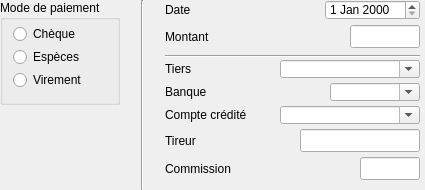
      <widget class="QFrame" name="TypePaiementframe">
       <property name="minimumSize">
        <size>
         <width>425</width>
         <height>0</height>
        </size>
       </property>
       <property name="maximumSize">
        <size>
         <width>425</width>
         <height>190</height>
        </size>
       </property>
       <property name="frameShape">
        <enum>QFrame::NoFrame</enum>
       </property>
       <property name="frameShadow">
        <enum>QFrame::Raised</enum>
       </property>
       <layout class="QHBoxLayout" name="horizontalLayout_8">
        <property name="spacing">
         <number>0</number>
        </property>
        <property name="leftMargin">
         <number>0</number>
        </property>
        <property name="topMargin">
         <number>0</number>
        </property>
        <property name="rightMargin">
         <number>0</number>
        </property>
        <property name="bottomMargin">
         <number>0</number>
        </property>
        <item>
         <widget class="QWidget" name="ModePaiementWIdget" native="true">
          <property name="minimumSize">
           <size>
            <width>0</width>
            <height>190</height>
           </size>
          </property>
          <property name="maximumSize">
           <size>
            <width>16777215</width>
            <height>190</height>
           </size>
          </property>
          <layout class="QVBoxLayout" name="verticalLayout_2">
           <property name="spacing">
            <number>0</number>
           </property>
           <property name="leftMargin">
            <number>0</number>
           </property>
           <property name="topMargin">
            <number>0</number>
           </property>
           <property name="rightMargin">
            <number>0</number>
           </property>
           <property name="bottomMargin">
            <number>0</number>
           </property>
           <item>
            <widget class="QGroupBox" name="PaiementgroupBox">
             <property name="minimumSize">
              <size>
               <width>120</width>
               <height>105</height>
              </size>
             </property>
             <property name="maximumSize">
              <size>
               <width>120</width>
               <height>105</height>
              </size>
             </property>
             <property name="focusPolicy">
              <enum>Qt::NoFocus</enum>
             </property>
             <property name="title">
              <string>Mode de paiement</string>
             </property>
             <property name="flat">
              <bool>false</bool>
             </property>
             <property name="checkable">
              <bool>false</bool>
             </property>
             <widget class="QRadioButton" name="ChequeradioButton">
              <property name="geometry">
               <rect>
                <x>13</x>
                <y>24</y>
                <width>72</width>
                <height>20</height>
               </rect>
              </property>
              <property name="focusPolicy">
               <enum>Qt::StrongFocus</enum>
              </property>
              <property name="text">
               <string>Chèque</string>
              </property>
             </widget>
             <widget class="QRadioButton" name="EspecesradioButton">
              <property name="geometry">
               <rect>
                <x>13</x>
                <y>47</y>
                <width>76</width>
                <height>20</height>
               </rect>
              </property>
              <property name="focusPolicy">
               <enum>Qt::StrongFocus</enum>
              </property>
              <property name="text">
               <string>Espèces</string>
              </property>
             </widget>
             <widget class="QRadioButton" name="VirementradioButton">
              <property name="geometry">
               <rect>
                <x>13</x>
                <y>70</y>
                <width>80</width>
                <height>20</height>
               </rect>
              </property>
              <property name="focusPolicy">
               <enum>Qt::StrongFocus</enum>
              </property>
              <property name="text">
               <string>Virement</string>
              </property>
             </widget>
            </widget>
           </item>
           <item>
            <spacer name="verticalSpacer_2">
             <property name="orientation">
              <enum>Qt::Vertical</enum>
             </property>
             <property name="sizeHint" stdset="0">
              <size>
               <width>20</width>
               <height>40</height>
              </size>
             </property>
            </spacer>
           </item>
          </layout>
         </widget>
        </item>
        <item>
         <spacer name="horizontalSpacer_9">
          <property name="orientation">
           <enum>Qt::Horizontal</enum>
          </property>
          <property name="sizeHint" stdset="0">
           <size>
            <width>0</width>
            <height>20</height>
           </size>
          </property>
         </spacer>
        </item>
        <item>
         <widget class="Line" name="line">
          <property name="orientation">
           <enum>Qt::Vertical</enum>
          </property>
         </widget>
        </item>
        <item>
         <spacer name="horizontalSpacer_10">
          <property name="orientation">
           <enum>Qt::Horizontal</enum>
          </property>
          <property name="sizeHint" stdset="0">
           <size>
            <width>0</width>
            <height>20</height>
           </size>
          </property>
         </spacer>
        </item>
        <item>
         <widget class="QWidget" name="ComptaWidget" native="true">
          <property name="minimumSize">
           <size>
            <width>260</width>
            <height>190</height>
           </size>
          </property>
          <property name="maximumSize">
           <size>
            <width>260</width>
            <height>190</height>
           </size>
          </property>
          <layout class="QVBoxLayout" name="verticalLayout_8">
           <property name="spacing">
            <number>0</number>
           </property>
           <property name="leftMargin">
            <number>0</number>
           </property>
           <property name="topMargin">
            <number>0</number>
           </property>
           <property name="rightMargin">
            <number>0</number>
           </property>
           <property name="bottomMargin">
            <number>0</number>
           </property>
           <item>
            <widget class="QWidget" name="MontantDateWidget" native="true">
             <property name="minimumSize">
              <size>
               <width>260</width>
               <height>60</height>
              </size>
             </property>
             <property name="maximumSize">
              <size>
               <width>260</width>
               <height>60</height>
              </size>
             </property>
             <layout class="QVBoxLayout" name="verticalLayout">
              <property name="spacing">
               <number>5</number>
              </property>
              <property name="leftMargin">
               <number>0</number>
              </property>
              <property name="topMargin">
               <number>0</number>
              </property>
              <property name="rightMargin">
               <number>5</number>
              </property>
              <property name="bottomMargin">
               <number>0</number>
              </property>
              <item>
               <widget class="QWidget" name="DateWidget" native="true">
                <layout class="QHBoxLayout" name="horizontalLayout_7" stretch="0,0,0">
                 <property name="spacing">
                  <number>0</number>
                 </property>
                 <property name="leftMargin">
                  <number>0</number>
                 </property>
                 <property name="topMargin">
                  <number>0</number>
                 </property>
                 <property name="rightMargin">
                  <number>0</number>
                 </property>
                 <property name="bottomMargin">
                  <number>0</number>
                 </property>
                 <item>
                  <widget class="QLabel" name="Datelabel">
                   <property name="text">
                    <string>Date</string>
                   </property>
                  </widget>
                 </item>
                 <item>
                  <spacer name="horizontalSpacer_7">
                   <property name="orientation">
                    <enum>Qt::Horizontal</enum>
                   </property>
                   <property name="sizeHint" stdset="0">
                    <size>
                     <width>5</width>
                     <height>20</height>
                    </size>
                   </property>
                  </spacer>
                 </item>
                 <item>
                  <widget class="QDateEdit" name="dateEdit">
                   <property name="minimumSize">
                    <size>
                     <width>0</width>
                     <height>20</height>
                    </size>
                   </property>
                   <property name="buttonSymbols">
                    <enum>QAbstractSpinBox::UpDownArrows</enum>
                   </property>
                   <property name="maximumDate">
                    <date>
                     <year>2050</year>
                     <month>12</month>
                     <day>31</day>
                    </date>
                   </property>
                   <property name="minimumDate">
                    <date>
                     <year>1990</year>
                     <month>1</month>
                     <day>1</day>
                    </date>
                   </property>
                  </widget>
                 </item>
                </layout>
               </widget>
              </item>
              <item>
               <widget class="QWidget" name="MontantWidget" native="true">
                <layout class="QHBoxLayout" name="horizontalLayout_6" stretch="0,0,0">
                 <property name="spacing">
                  <number>0</number>
                 </property>
                 <property name="leftMargin">
                  <number>0</number>
                 </property>
                 <property name="topMargin">
                  <number>0</number>
                 </property>
                 <property name="rightMargin">
                  <number>0</number>
                 </property>
                 <property name="bottomMargin">
                  <number>0</number>
                 </property>
                 <item>
                  <widget class="QLabel" name="Montantlabel">
                   <property name="text">
                    <string>Montant</string>
                   </property>
                  </widget>
                 </item>
                 <item>
                  <spacer name="horizontalSpacer_6">
                   <property name="orientation">
                    <enum>Qt::Horizontal</enum>
                   </property>
                   <property name="sizeHint" stdset="0">
                    <size>
                     <width>5</width>
                     <height>20</height>
                    </size>
                   </property>
                  </spacer>
                 </item>
                 <item>
                  <widget class="QLineEdit" name="MontantlineEdit">
                   <property name="minimumSize">
                    <size>
                     <width>0</width>
                     <height>23</height>
                    </size>
                   </property>
                   <property name="maximumSize">
                    <size>
                     <width>70</width>
                     <height>16777215</height>
                    </size>
                   </property>
                   <property name="maxLength">
                    <number>10</number>
                   </property>
                  </widget>
                 </item>
                </layout>
               </widget>
              </item>
              <item>
               <spacer name="verticalSpacer_5">
                <property name="orientation">
                 <enum>Qt::Vertical</enum>
                </property>
                <property name="sizeHint" stdset="0">
                 <size>
                  <width>20</width>
                  <height>40</height>
                 </size>
                </property>
               </spacer>
              </item>
              <item>
               <widget class="Line" name="line_3">
                <property name="minimumSize">
                 <size>
                  <width>0</width>
                  <height>7</height>
                 </size>
                </property>
                <property name="orientation">
                 <enum>Qt::Horizontal</enum>
                </property>
               </widget>
              </item>
             </layout>
            </widget>
           </item>
           <item>
            <widget class="QWidget" name="DetailsPaiementWidget" native="true">
             <property name="minimumSize">
              <size>
               <width>260</width>
               <height>130</height>
              </size>
             </property>
             <property name="maximumSize">
              <size>
               <width>260</width>
               <height>130</height>
              </size>
             </property>
             <layout class="QVBoxLayout" name="verticalLayout_7">
              <property name="spacing">
               <number>5</number>
              </property>
              <property name="leftMargin">
               <number>0</number>
              </property>
              <property name="topMargin">
               <number>0</number>
              </property>
              <property name="rightMargin">
               <number>5</number>
              </property>
              <property name="bottomMargin">
               <number>0</number>
              </property>
              <item>
               <widget class="QWidget" name="TiersWidget" native="true">
                <layout class="QHBoxLayout" name="horizontalLayout_5" stretch="0,0,0">
                 <property name="spacing">
                  <number>0</number>
                 </property>
                 <property name="leftMargin">
                  <number>0</number>
                 </property>
                 <property name="topMargin">
                  <number>0</number>
                 </property>
                 <property name="rightMargin">
                  <number>0</number>
                 </property>
                 <property name="bottomMargin">
                  <number>0</number>
                 </property>
                 <item>
                  <widget class="QLabel" name="TiersPayeurlabel">
                   <property name="maximumSize">
                    <size>
                     <width>16777215</width>
                     <height>15</height>
                    </size>
                   </property>
                   <property name="text">
                    <string>Tiers</string>
                   </property>
                  </widget>
                 </item>
                 <item>
                  <spacer name="horizontalSpacer_5">
                   <property name="orientation">
                    <enum>Qt::Horizontal</enum>
                   </property>
                   <property name="sizeHint" stdset="0">
                    <size>
                     <width>5</width>
                     <height>10</height>
                    </size>
                   </property>
                  </spacer>
                 </item>
                 <item>
                  <widget class="UpComboBox" name="TiersupComboBox">
                   <property name="minimumSize">
                    <size>
                     <width>140</width>
                     <height>18</height>
                    </size>
                   </property>
                   <property name="maximumSize">
                    <size>
                     <width>140</width>
                     <height>16777215</height>
                    </size>
                   </property>
                   <property name="editable">
                    <bool>true</bool>
                   </property>
                  </widget>
                 </item>
                </layout>
               </widget>
              </item>
              <item>
               <widget class="QWidget" name="BanqueWidget" native="true">
                <layout class="QHBoxLayout" name="horizontalLayout_4" stretch="0,0,0">
                 <property name="spacing">
                  <number>0</number>
                 </property>
                 <property name="leftMargin">
                  <number>0</number>
                 </property>
                 <property name="topMargin">
                  <number>0</number>
                 </property>
                 <property name="rightMargin">
                  <number>0</number>
                 </property>
                 <property name="bottomMargin">
                  <number>0</number>
                 </property>
                 <item>
                  <widget class="QLabel" name="Banquelabel">
                   <property name="maximumSize">
                    <size>
                     <width>16777215</width>
                     <height>15</height>
                    </size>
                   </property>
                   <property name="text">
                    <string>Banque</string>
                   </property>
                  </widget>
                 </item>
                 <item>
                  <spacer name="horizontalSpacer_4">
                   <property name="orientation">
                    <enum>Qt::Horizontal</enum>
                   </property>
                   <property name="sizeHint" stdset="0">
                    <size>
                     <width>5</width>
                     <height>10</height>
                    </size>
                   </property>
                  </spacer>
                 </item>
                 <item>
                  <widget class="QComboBox" name="BanqueChequecomboBox">
                   <property name="minimumSize">
                    <size>
                     <width>90</width>
                     <height>18</height>
                    </size>
                   </property>
                   <property name="maximumSize">
                    <size>
                     <width>90</width>
                     <height>16777215</height>
                    </size>
                   </property>
                   <property name="editable">
                    <bool>true</bool>
                   </property>
                   <property name="insertPolicy">
                    <enum>QComboBox::NoInsert</enum>
                   </property>
                  </widget>
                 </item>
                </layout>
               </widget>
              </item>
              <item>
               <widget class="QWidget" name="CompteWidget" native="true">
                <layout class="QHBoxLayout" name="horizontalLayout_3" stretch="0,0,0">
                 <property name="spacing">
                  <number>0</number>
                 </property>
                 <property name="leftMargin">
                  <number>0</number>
                 </property>
                 <property name="topMargin">
                  <number>0</number>
                 </property>
                 <property name="rightMargin">
                  <number>0</number>
                 </property>
                 <property name="bottomMargin">
                  <number>0</number>
                 </property>
                 <item>
                  <widget class="QLabel" name="CompteCreditelabel">
                   <property name="maximumSize">
                    <size>
                     <width>16777215</width>
                     <height>15</height>
                    </size>
                   </property>
                   <property name="text">
                    <string>Compte crédité</string>
                   </property>
                  </widget>
                 </item>
                 <item>
                  <spacer name="horizontalSpacer_3">
                   <property name="orientation">
                    <enum>Qt::Horizontal</enum>
                   </property>
                   <property name="sizeHint" stdset="0">
                    <size>
                     <width>5</width>
                     <height>10</height>
                    </size>
                   </property>
                  </spacer>
                 </item>
                 <item>
                  <widget class="QComboBox" name="ComptesupComboBox">
                   <property name="minimumSize">
                    <size>
                     <width>140</width>
                     <height>18</height>
                    </size>
                   </property>
                   <property name="maximumSize">
                    <size>
                     <width>140</width>
                     <height>16777215</height>
                    </size>
                   </property>
                   <property name="editable">
                    <bool>true</bool>
                   </property>
                  </widget>
                 </item>
                </layout>
               </widget>
              </item>
              <item>
               <widget class="QWidget" name="TireurWidget" native="true">
                <layout class="QHBoxLayout" name="horizontalLayout_2">
                 <property name="spacing">
                  <number>0</number>
                 </property>
                 <property name="leftMargin">
                  <number>0</number>
                 </property>
                 <property name="topMargin">
                  <number>0</number>
                 </property>
                 <property name="rightMargin">
                  <number>0</number>
                 </property>
                 <property name="bottomMargin">
                  <number>0</number>
                 </property>
                 <item>
                  <widget class="QLabel" name="Tireurlabel">
                   <property name="maximumSize">
                    <size>
                     <width>16777215</width>
                     <height>15</height>
                    </size>
                   </property>
                   <property name="text">
                    <string>Tireur</string>
                   </property>
                  </widget>
                 </item>
                 <item>
                  <spacer name="horizontalSpacer_2">
                   <property name="orientation">
                    <enum>Qt::Horizontal</enum>
                   </property>
                   <property name="sizeHint" stdset="0">
                    <size>
                     <width>5</width>
                     <height>10</height>
                    </size>
                   </property>
                  </spacer>
                 </item>
                 <item>
                  <widget class="QLineEdit" name="TireurChequelineEdit">
                   <property name="minimumSize">
                    <size>
                     <width>120</width>
                     <height>23</height>
                    </size>
                   </property>
                   <property name="maximumSize">
                    <size>
                     <width>120</width>
                     <height>16777215</height>
                    </size>
                   </property>
                  </widget>
                 </item>
                </layout>
               </widget>
              </item>
              <item>
               <widget class="QWidget" name="CommissionWidget" native="true">
                <layout class="QHBoxLayout" name="horizontalLayout" stretch="0,0,0">
                 <property name="spacing">
                  <number>0</number>
                 </property>
                 <property name="leftMargin">
                  <number>0</number>
                 </property>
                 <property name="topMargin">
                  <number>0</number>
                 </property>
                 <property name="rightMargin">
                  <number>0</number>
                 </property>
                 <property name="bottomMargin">
                  <number>0</number>
                 </property>
                 <item>
                  <widget class="QLabel" name="Commissionlabel">
                   <property name="maximumSize">
                    <size>
                     <width>16777215</width>
                     <height>15</height>
                    </size>
                   </property>
                   <property name="text">
                    <string>Commission</string>
                   </property>
                  </widget>
                 </item>
                 <item>
                  <spacer name="horizontalSpacer">
                   <property name="orientation">
                    <enum>Qt::Horizontal</enum>
                   </property>
                   <property name="sizeHint" stdset="0">
                    <size>
                     <width>5</width>
                     <height>10</height>
                    </size>
                   </property>
                  </spacer>
                 </item>
                 <item>
                  <widget class="QLineEdit" name="CommissionlineEdit">
                   <property name="minimumSize">
                    <size>
                     <width>0</width>
                     <height>23</height>
                    </size>
                   </property>
                   <property name="maximumSize">
                    <size>
                     <width>60</width>
                     <height>16777215</height>
                    </size>
                   </property>
                  </widget>
                 </item>
                </layout>
               </widget>
              </item>
              <item>
               <spacer name="verticalSpacer">
                <property name="orientation">
                 <enum>Qt::Vertical</enum>
                </property>
                <property name="sizeHint" stdset="0">
                 <size>
                  <width>20</width>
                  <height>75</height>
                 </size>
                </property>
               </spacer>
              </item>
             </layout>
            </widget>
           </item>
          </layout>
         </widget>
        </item>
       </layout>
      </widget>
